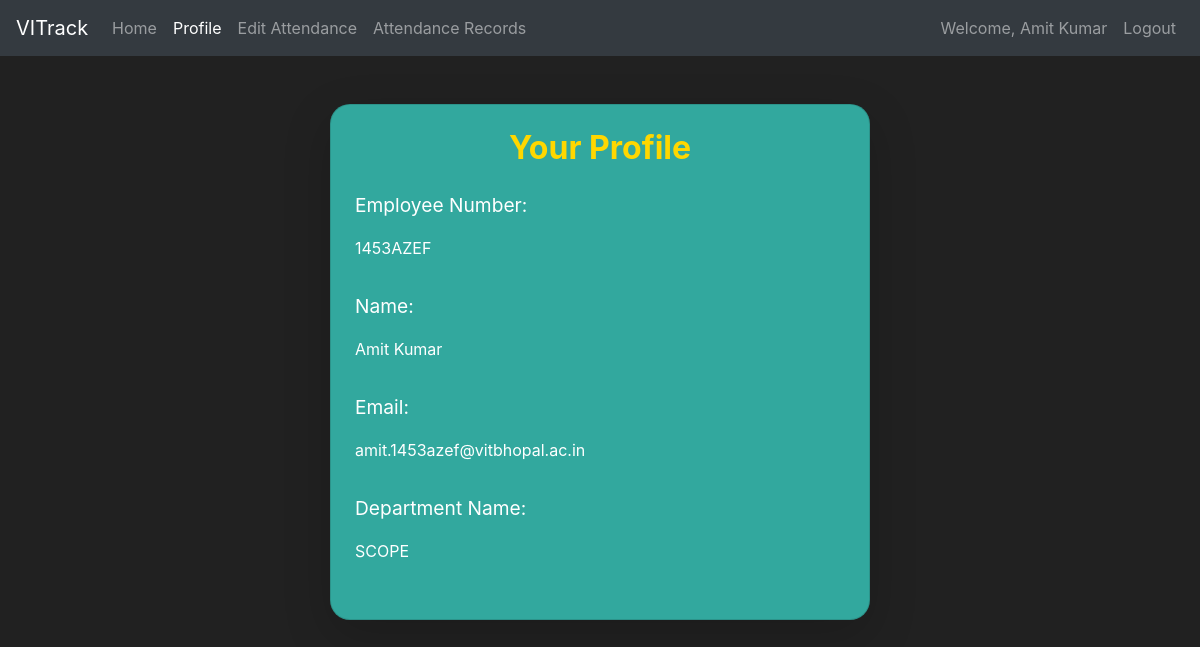
Page /Profile_Faculty (signed in) on the committed database.
### Attendance/models.py (models this page shows, shortened)
class UserFaculty(db.Model, UserMixin):
    Employee_No_Faculty = db.Column(db.String(length=20), nullable=False, primary_key=True)
    UserName_Faculty = db.Column(db.String(length=30), nullable=False, unique=True)
    Name_Faculty = db.Column(db.String(length=100), nullable=False)
    Dept_Faculty = db.Column(db.String(length=25), nullable=False)
    Email_Address_Faculty = db.Column(db.String(length=75), nullable=False, unique=True)
    Password_Hash_Faculty = db.Column(db.String(length=60), nullable=False)
    Faculty_Lectures = db.relationship('LectureFormat', backref='Allotted_Faculty_for_Lecture')
    @property
    def password_faculty(self):
        return self.password_faculty

### Attendance/faculty_routes.py (the view)
@app.route('/Profile_Faculty', methods=['GET', 'POST'])
@login_required
def profile_faculty_page():
    return render_template('b32_Profile_Faculty.html')

### Attendance/models.py (called while the page is built)
@login_manager.user_loader
def load_user(user_stu_fac):
    user = UserStudents.query.get(user_stu_fac)
    if user:
        return user
    user = UserFaculty.query.get(user_stu_fac)
    return user

### Attendance/templates/b32_Profile_Faculty.html (shortened to what this page needs)
{% extends 'Base_Faculty.html' %}
{% block content %}
<div class="container mt-5">
    <div class="row justify-content-center">
        <div class="col-md-8 col-lg-6 pb-4">
            <div class="card shadow-lg p-4" style="background-color: #32a89e; color: white; border-radius: 20px;">
                <h2 class="text-center mb-4" style="font-size: 2rem; font-weight: 700; color: #FFD700;">Your
                    Profile</h2>
                {% if current_user.is_authenticated %}
                <div class="mb-3">
                    <p class="fw-bold" style="font-size: 1.2rem;">Employee Number:</p>
                    <p style="font-size: 1rem;">{{ current_user.Employee_No_Faculty }}</p>
                </div>
                <div class="mb-3">
                    <p class="fw-bold" style="font-size: 1.2rem;">Name:</p>
                    <p style="font-size: 1rem;">{{ current_user.Name_Faculty}}</p>
                </div>
                <div class="mb-3">
                    <p class="fw-bold" style="font-size: 1.2rem;">Email:</p>
                    <p style="font-size: 1rem;">{{ current_user.Email_Address_Faculty }}</p>
                </div>
                <div class="mb-3">
                    <p class="fw-bold" style="font-size: 1.2rem;">Department Name:</p>
                    <p style="font-size: 1rem;">{{ current_user.Dept_Faculty }}</p>
                </div>
                {% else %}
                <p class="text-muted text-center">Please log in to view your profile details.</p>
                {% endif %}
            </div>
        </div>
    </div>
</div>
{% endblock %}

### Attendance/templates/Base_Faculty.html (shortened to what this page needs)
<!doctype html>
<html lang="en">
<head>
    <link rel="stylesheet" href="https://cdn.jsdelivr.net/npm/bootstrap@4.5.3/dist/css/bootstrap.min.css"
>
</head>
<body>
<nav class="navbar navbar-expand-md navbar-dark bg-dark">
    <a class="navbar-brand" href="{{url_for('entrance_page')}}">VITrack</a>
    <div class="collapse navbar-collapse" id="navbarNav">
        {% if current_user.is_authenticated %}
        <ul class="navbar-nav mr-auto">
            <li class="nav-item {% if request.endpoint == 'home_faculty_page' %}active{% endif %}">
                <a class="nav-link" href="{{ url_for('home_faculty_page') }}">Home<span class="sr-only">(current)</span></a>
            </li>
            <li class="nav-item {% if request.endpoint == 'profile_faculty_page' %}active{% endif %}">
                <a class="nav-link" href="{{ url_for('profile_faculty_page') }}">Profile</a>
            </li>
            <li class="nav-item {% if request.endpoint == 'edit_attendance_faculty_page' %}active{% endif %}">
                <a class="nav-link" href="{{ url_for('edit_attendance_faculty_page') }}">Edit Attendance</a>
            </li>
            <li class="nav-item {% if request.endpoint == 'attendance_view_faculty_page' %}active{% endif %}">
                <a class="nav-link" href="{{ url_for('attendance_view_faculty_page') }}">Attendance Records</a>
            </li>
        </ul>
        {% endif %}
        {% if current_user.is_authenticated %}
        <ul class="navbar-nav">
            <li class="nav-item">
                <a class="nav-link" href="{{ url_for('profile_faculty_page') }}">Welcome, {{ current_user.Name_Faculty
                    }}</a>
            </li>
            <li class="nav-item">
                <a class="nav-link" href="{{ url_for('logout_faculty_page') }}">Logout</a>
            </li>
        </ul>
        {% endif %}
    </div>
</nav>
{% block content %}
{% endblock %}
</body>
</html>

### Attendance/templates/Base_Faculty.html (style rules this page uses)
body { background-color: #212121; color: white }

### rows in the picture
UserFaculty: Name_Faculty "Amit Kumar", Employee_No_Faculty "1453AZEF", Email_Address_Faculty "amit.1453azef@vitbhopal.ac.in", Dept_Faculty "SCOPE"
